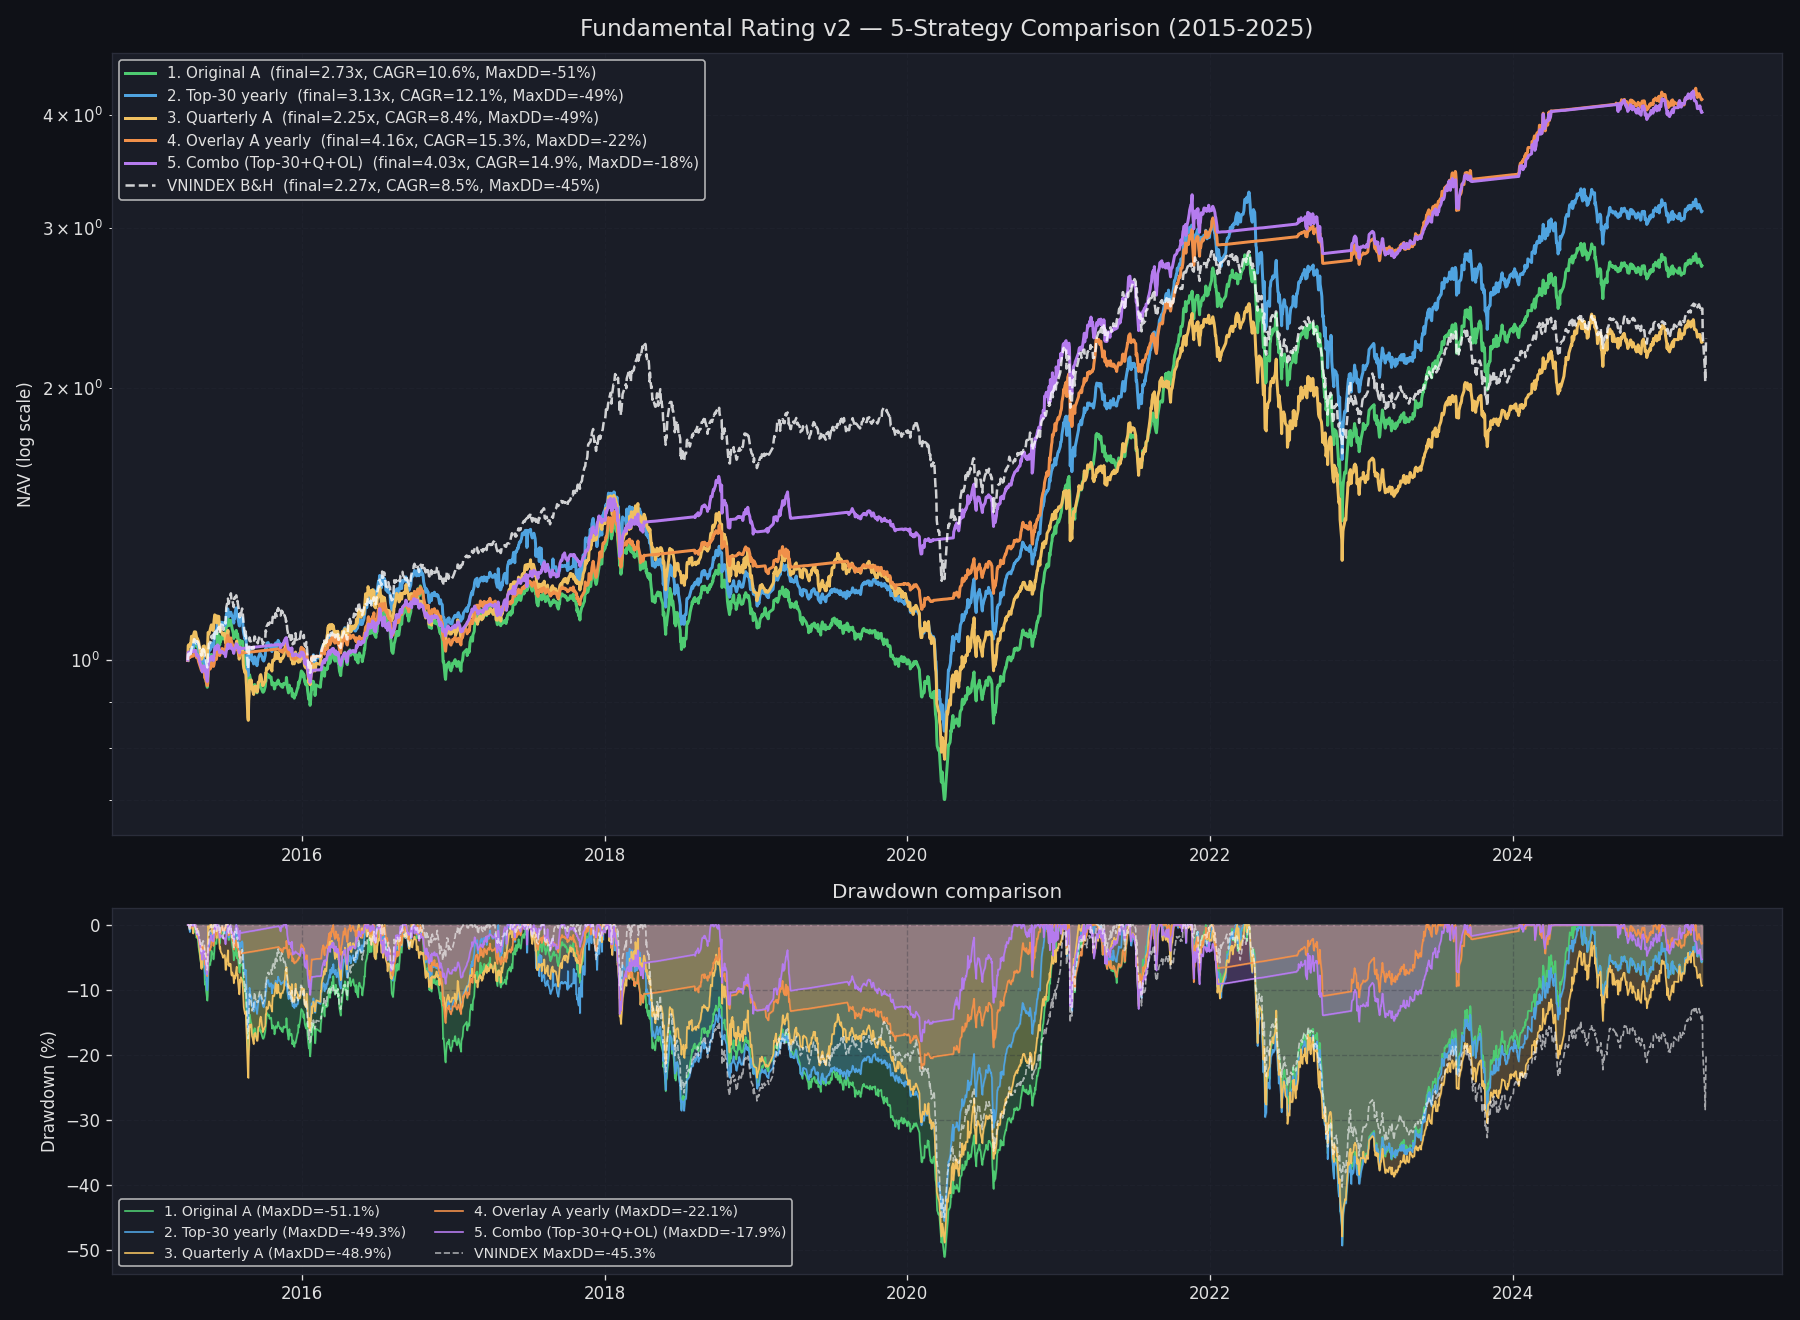

The script that saved this image:
#!/usr/bin/env python3
"""
backtest_fundamental_v2.py
==========================
Multi-strategy comparison of the 5-axis fundamental rating system.

Strategies:
1. Original A     — Q4-only ratings, yearly rebalance, tier A
2. Top-30 yearly  — Q4-only ratings, yearly rebalance, top 30 by total_score
3. Quarterly A    — All-quarters ratings, quarterly rebalance, tier A
4. Overlay A      — Q4-only ratings, yearly rebalance, tier A * 5-state allocation
5. Combo          — All-quarters ratings, quarterly rebalance, top 30, with overlay

5-state allocation: CRISIS=0%, BEAR=20%, NEUTRAL=70%, BULL=100%, EX-BULL=130%
Cash deposit=6%/yr, margin borrow=10%/yr, TC=0.1% per side.

Output:
- backtest_fundamental_v2.csv  (NAV series per strategy)
- backtest_fundamental_v2.png  (NAV + drawdown comparison)
"""
import warnings; warnings.filterwarnings("ignore")
import os, subprocess, tempfile
from io import StringIO
import numpy as np, pandas as pd
import matplotlib; matplotlib.use("Agg")
import matplotlib.pyplot as plt

PROJECT   = "lithe-record-440915-m9"
BQ_BIN    = r"bq"
PRICE_CSV = "fundamental_rating_prices.csv"
START     = "2015-04-01"
END       = "2025-04-01"
TC        = 0.001    # 0.1% per side
DEPOSIT   = 0.06     # cash yield
BORROW    = 0.10     # margin cost
STATE_ALLOC = {1: 0.0, 2: 0.20, 3: 0.70, 4: 1.0, 5: 1.30}

# ─── Style ───────────────────────────────────────────────────────────────────
DARK_BG="#0f1117"; PANEL_BG="#1a1d27"; GRID_CLR="#2a2d3a"; TEXT_CLR="#e0e0e0"
GREEN="#4ecb71"; BLUE="#4fa3e0"; RED="#e05c5c"; YELLOW="#f0c060"
ORANGE="#f0904a"; PURPLE="#b57bee"; TEAL="#4ecbbb"
plt.rcParams.update({
    "figure.facecolor":DARK_BG,"axes.facecolor":PANEL_BG,"axes.edgecolor":GRID_CLR,
    "axes.labelcolor":TEXT_CLR,"xtick.color":TEXT_CLR,"ytick.color":TEXT_CLR,
    "text.color":TEXT_CLR,"grid.color":GRID_CLR,"grid.linestyle":"--","grid.alpha":0.4,
    "font.family":"DejaVu Sans",
})

# ─── BQ helper ───────────────────────────────────────────────────────────────
def bq_query(sql, label=""):
    with tempfile.NamedTemporaryFile(mode="w", suffix=".sql", delete=False, encoding="utf-8") as f:
        f.write(sql); tmp = f.name
    try:
        cmd = (f'type "{tmp}" | "{BQ_BIN}" query --use_legacy_sql=false '
               f'--project_id={PROJECT} --format=csv --max_rows=10000000')
        r = subprocess.run(cmd, capture_output=True, text=True, timeout=900, shell=True)
    finally:
        try: os.unlink(tmp)
        except: pass
    if r.returncode != 0:
        raise RuntimeError(f"[BQ ERROR] {label}: {(r.stdout or r.stderr)[:600]}")
    txt = r.stdout.strip()
    return pd.read_csv(StringIO(txt)) if txt else pd.DataFrame()

# ─── Load ratings ────────────────────────────────────────────────────────────
print("Loading ratings ...")
rating_q4  = pd.read_csv("fundamental_rating.csv");      rating_q4["time"]  = pd.to_datetime(rating_q4["time"])
rating_all = pd.read_csv("fundamental_rating_all.csv");  rating_all["time"] = pd.to_datetime(rating_all["time"])
print(f"  Q4-only:    {len(rating_q4):,} rows")
print(f"  All-quarter:{len(rating_all):,} rows")

# ─── Load 5-state history ───────────────────────────────────────────────────
print("Loading 5-state history ...")
state_df = pd.read_csv("vnindex_state_history.csv", parse_dates=["time"])
state_df["alloc"] = state_df["state"].map(STATE_ALLOC)
state_df = state_df.set_index("time")[["state","state_name","alloc"]].sort_index()
print(f"  {len(state_df):,} state days, {state_df.index.min().date()} to {state_df.index.max().date()}")

# ─── Strategies definition ──────────────────────────────────────────────────
rebal_yearly = pd.date_range(START, END, freq=pd.DateOffset(years=1))
rebal_qtr    = pd.date_range(START, END, freq=pd.DateOffset(months=3))

STRATEGIES = {
    "1. Original A":          dict(rebal=rebal_yearly, ratings=rating_q4,  selector="tier_A",  max_age=400, overlay=False),
    "2. Top-30 yearly":       dict(rebal=rebal_yearly, ratings=rating_q4,  selector="topN_30", max_age=400, overlay=False),
    "3. Quarterly A":         dict(rebal=rebal_qtr,    ratings=rating_all, selector="tier_A",  max_age=150, overlay=False),
    "4. Overlay A yearly":    dict(rebal=rebal_yearly, ratings=rating_q4,  selector="tier_A",  max_age=400, overlay=True),
    "5. Combo (Top-30+Q+OL)": dict(rebal=rebal_qtr,    ratings=rating_all, selector="topN_30", max_age=150, overlay=True),
}

# ─── Universe selector ──────────────────────────────────────────────────────
def select_universe(rating_df, d, selector, max_age):
    cutoff = d - pd.Timedelta(days=max_age)
    valid = rating_df[(rating_df["time"] <= d) & (rating_df["time"] >= cutoff)]
    if valid.empty:
        return []
    latest = valid.sort_values("time").groupby("ticker").tail(1)
    if selector == "tier_A":
        return latest[latest["tier"] == "A"]["ticker"].tolist()
    if selector == "topN_30":
        return latest.sort_values("total_score", ascending=False).head(30)["ticker"].tolist()
    return []

# Build all schedules
print("\nBuilding universe schedules ...")
all_tickers = set()
schedules = {}
for name, s in STRATEGIES.items():
    sched = {}
    for d in s["rebal"]:
        u = select_universe(s["ratings"], d, s["selector"], s["max_age"])
        sched[d] = u
        all_tickers.update(u)
    schedules[name] = sched
    sizes = [len(sched[d]) for d in s["rebal"]]
    print(f"  {name:<26} rebals={len(s['rebal']):>2}  univ size: min={min(sizes)}, max={max(sizes)}, avg={np.mean(sizes):.0f}")

print(f"  {len(all_tickers)} unique tickers across all strategies")

# ─── Load/pull prices ───────────────────────────────────────────────────────
prices = None
need_pull = True
if os.path.exists(PRICE_CSV):
    prices = pd.read_csv(PRICE_CSV, parse_dates=["time"])
    cached_tickers = set(prices["ticker"].unique())
    missing = all_tickers - cached_tickers
    if not missing:
        print(f"\n  Using cached prices ({len(cached_tickers)} tickers)")
        need_pull = False
    else:
        print(f"\n  Cache has {len(cached_tickers)} tickers, need {len(missing)} more")
        # Pull missing only
        tickers_sql = ",".join(f'"{t}"' for t in sorted(missing))
        sql = f"""
        SELECT t.ticker, t.time, t.Close
        FROM `lithe-record-440915-m9.tav2_bq.ticker` AS t
        WHERE t.ticker IN UNNEST([{tickers_sql}])
          AND t.time BETWEEN "{START}" AND "{(pd.Timestamp(END) + pd.Timedelta(days=10)).date()}"
        """
        extra = bq_query(sql, "delta")
        extra["time"] = pd.to_datetime(extra["time"])
        prices = pd.concat([prices, extra], ignore_index=True)
        prices.to_csv(PRICE_CSV, index=False)
        print(f"  Cache updated with {len(extra):,} new rows")
        need_pull = False

if need_pull:
    print("Pulling all prices ...")
    tickers_sql = ",".join(f'"{t}"' for t in sorted(all_tickers))
    sql = f"""
    SELECT t.ticker, t.time, t.Close
    FROM `lithe-record-440915-m9.tav2_bq.ticker` AS t
    WHERE t.ticker IN UNNEST([{tickers_sql}])
      AND t.time BETWEEN "{START}" AND "{(pd.Timestamp(END) + pd.Timedelta(days=10)).date()}"
    """
    prices = bq_query(sql, "prices")
    prices["time"] = pd.to_datetime(prices["time"])
    prices.to_csv(PRICE_CSV, index=False)

price_pivot = prices.pivot_table(index="time", columns="ticker", values="Close", aggfunc="last").sort_index()
print(f"  Price pivot: {price_pivot.shape[0]} days x {price_pivot.shape[1]} tickers")

# ─── VNINDEX ────────────────────────────────────────────────────────────────
vni = pd.read_csv("VNINDEX.csv", parse_dates=["time"], usecols=["time","ticker","Close"])
vni = vni[vni["ticker"]=="VNINDEX"][["time","Close"]].set_index("time").sort_index()
vni = vni.loc[START:pd.Timestamp(END) + pd.Timedelta(days=10)]
vni_nav = pd.DataFrame({"nav": vni["Close"] / vni["Close"].iloc[0]})

# ─── Basic NAV simulation (fully invested) ──────────────────────────────────
def simulate_basic(rebal_dates, schedule):
    records = []
    nav = 1.0
    for i in range(len(rebal_dates) - 1):
        d_curr, d_next = rebal_dates[i], rebal_dates[i+1]
        universe = schedule[d_curr]
        tc_cost = TC if i == 0 else 2 * TC
        nav *= (1 - tc_cost)

        if not universe:
            records.append((d_curr, nav)); continue
        period = price_pivot.loc[d_curr:d_next]
        if period.empty:
            records.append((d_curr, nav)); continue
        first_row = period.iloc[0]
        valid = [t for t in universe if t in first_row.index and pd.notna(first_row[t])]
        if not valid:
            records.append((d_curr, nav)); continue

        sub = period[valid].ffill()
        norm = sub.div(sub.iloc[0])
        port = norm.mean(axis=1)
        for d, p in port.items():
            records.append((d, nav * p))
        nav = nav * port.iloc[-1]

    out = pd.DataFrame(records, columns=["time","nav"]).drop_duplicates("time", keep="last")
    return out.sort_values("time").set_index("time")

# ─── Apply 5-state market overlay ───────────────────────────────────────────
def apply_overlay(nav_basic):
    s = nav_basic["nav"].copy()
    r_stock = s.pct_change().fillna(0).values
    w = state_df["alloc"].reindex(s.index).ffill().fillna(0.7).values

    r_cash_d   = DEPOSIT / 365
    r_borrow_d = BORROW / 365

    new_nav = np.zeros(len(s)); new_nav[0] = 1.0
    prev_w = w[0]
    for i in range(1, len(s)):
        wt = w[i]
        rt = r_stock[i]
        cash_part   = max(0.0, 1 - wt) * r_cash_d
        margin_part = max(0.0, wt - 1) * r_borrow_d
        dw = abs(wt - prev_w)
        tc_cost = dw * TC if dw > 0.03 else 0.0
        new_nav[i] = new_nav[i-1] * (1 + wt*rt + cash_part - margin_part - tc_cost)
        prev_w = wt
    return pd.DataFrame({"nav": new_nav}, index=s.index)

# ─── Run all strategies ─────────────────────────────────────────────────────
print("\nSimulating ...")
results = {}
for name, s in STRATEGIES.items():
    nav_basic = simulate_basic(s["rebal"], schedules[name])
    if s["overlay"]:
        results[name] = apply_overlay(nav_basic)
        kind = "(stock x state-alloc overlay)"
    else:
        results[name] = nav_basic
        kind = "(fully invested)"
    print(f"  {name:<26} final={results[name]['nav'].iloc[-1]:.3f}x   {kind}")

# ─── Metrics ────────────────────────────────────────────────────────────────
def metrics(nav_series):
    s = nav_series["nav"].dropna()
    days = (s.index[-1] - s.index[0]).days
    years = days / 365.25
    cagr = (s.iloc[-1] / s.iloc[0]) ** (1/years) - 1
    daily_ret = s.pct_change().dropna()
    spy = len(daily_ret) / years
    sharpe = daily_ret.mean() / daily_ret.std() * np.sqrt(spy) if daily_ret.std() > 0 else 0
    rolling_max = s.expanding().max()
    dd = s / rolling_max - 1
    maxdd = dd.min()
    calmar = cagr / abs(maxdd) if maxdd < 0 else np.nan
    return dict(cagr=cagr, sharpe=sharpe, maxdd=maxdd, calmar=calmar, final=s.iloc[-1])

print("\n=== Performance Comparison ===")
header = f"  {'Strategy':<26}{'CAGR':>8}{'Sharpe':>8}{'MaxDD':>8}{'Calmar':>8}{'Final':>8}"
print(header)
print("  " + "-" * (len(header)-2))
all_metrics = {}
for name, nav in results.items():
    m = metrics(nav); all_metrics[name] = m
    print(f"  {name:<26}{m['cagr']*100:>7.2f}%{m['sharpe']:>8.2f}{m['maxdd']*100:>7.1f}%{m['calmar']:>8.2f}{m['final']:>8.2f}x")
mvni = metrics(vni_nav); all_metrics["VNINDEX B&H"] = mvni
print(f"  {'VNINDEX B&H':<26}{mvni['cagr']*100:>7.2f}%{mvni['sharpe']:>8.2f}{mvni['maxdd']*100:>7.1f}%{mvni['calmar']:>8.2f}{mvni['final']:>8.2f}x")

# ─── Save NAV series ────────────────────────────────────────────────────────
combo = pd.concat(
    [r["nav"].rename(name) for name, r in results.items()] + [vni_nav["nav"].rename("VNINDEX")],
    axis=1
).sort_index()
combo.to_csv("backtest_fundamental_v2.csv")
print(f"\nSaved NAV -> backtest_fundamental_v2.csv")

# ─── Plot ────────────────────────────────────────────────────────────────────
COLORS = [GREEN, BLUE, YELLOW, ORANGE, PURPLE]
fig, axes = plt.subplots(2, 1, figsize=(15, 11), gridspec_kw={"height_ratios":[3, 1.4]})

# (a) NAV log
ax = axes[0]
for (name, nav), col in zip(results.items(), COLORS):
    m = all_metrics[name]
    ax.plot(nav.index, nav["nav"],
            label=f"{name}  (final={m['final']:.2f}x, CAGR={m['cagr']*100:.1f}%, MaxDD={m['maxdd']*100:.0f}%)",
            color=col, linewidth=1.8)
ax.plot(vni_nav.index, vni_nav["nav"],
        label=f"VNINDEX B&H  (final={mvni['final']:.2f}x, CAGR={mvni['cagr']*100:.1f}%, MaxDD={mvni['maxdd']*100:.0f}%)",
        color="white", linewidth=1.5, linestyle="--", alpha=0.8)
ax.set_yscale("log")
ax.legend(loc="upper left", fontsize=9, framealpha=0.85)
ax.grid(True, which="both", alpha=0.3)
ax.set_ylabel("NAV (log scale)")
ax.set_title("Fundamental Rating v2 — 5-Strategy Comparison (2015-2025)", fontsize=14, pad=10)

# (b) Drawdown
ax = axes[1]
for (name, nav), col in zip(results.items(), COLORS):
    s = nav["nav"]; dd = s / s.expanding().max() - 1
    ax.fill_between(dd.index, dd.values * 100, 0, color=col, alpha=0.25)
    ax.plot(dd.index, dd.values * 100, color=col, linewidth=1.0,
            label=f"{name} (MaxDD={dd.min()*100:.1f}%)")
s = vni_nav["nav"]; dd = s / s.expanding().max() - 1
ax.plot(dd.index, dd.values * 100, color="white", linewidth=1.0, linestyle="--", alpha=0.6,
        label=f"VNINDEX MaxDD={dd.min()*100:.1f}%")
ax.set_ylabel("Drawdown (%)")
ax.set_title("Drawdown comparison")
ax.legend(loc="lower left", fontsize=8.5, ncol=2, framealpha=0.85)
ax.grid(True, alpha=0.3)

plt.tight_layout()
plt.savefig("backtest_fundamental_v2.png", dpi=120, facecolor=DARK_BG)
print("Saved chart -> backtest_fundamental_v2.png")
